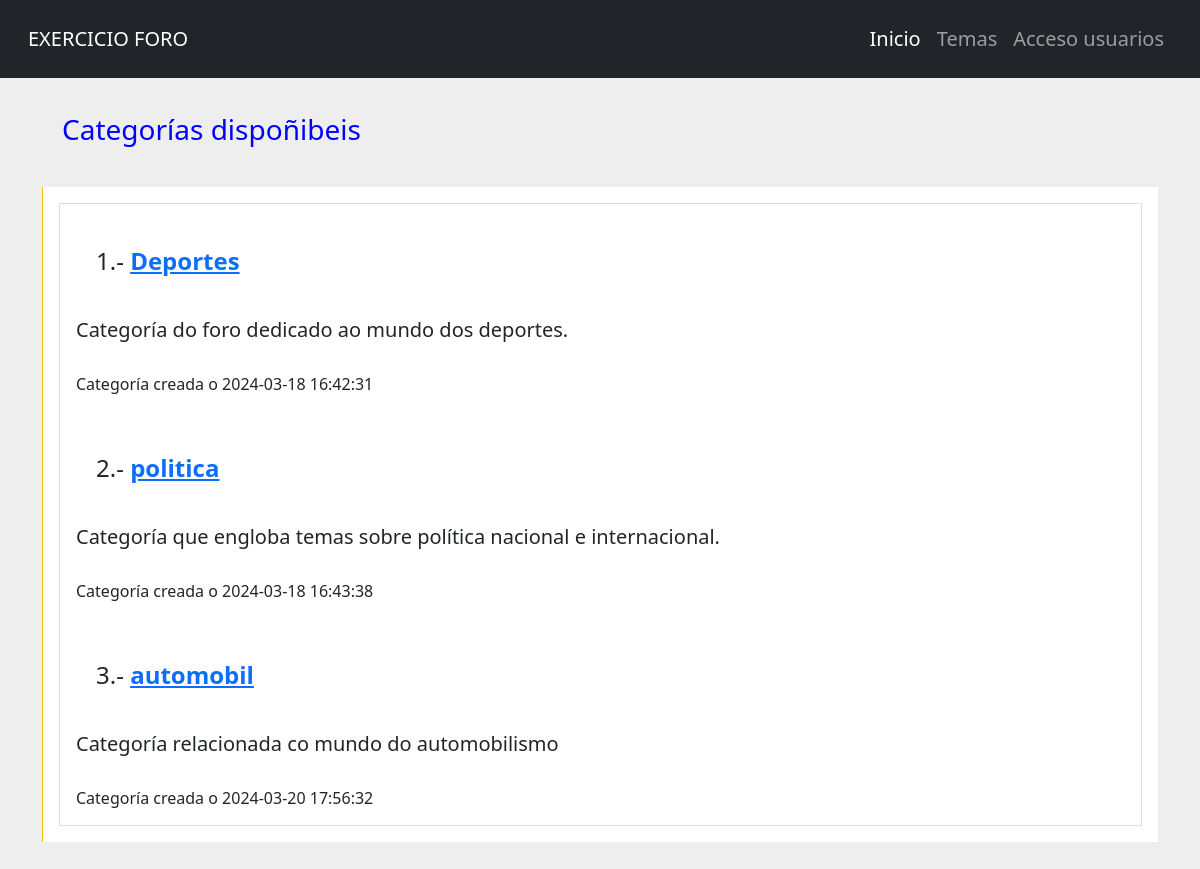
Page /inicio.php on the committed database.
### tables this page shows
CREATE TABLE `categorias` (
  `cod` int(11) NOT NULL,
  `nome` varchar(100) NOT NULL,
  `descripcion` text NOT NULL,
  `data_creacion` timestamp NOT NULL DEFAULT current_timestamp()
);

### inicio.php (the view, shortened to what this page needs)
<?php
require 'conecta_bd.php';
include 'menu.php';
$sql = 'SELECT * FROM categorias';
$resultado = mysqli_query($conexion, $sql);
?>
<!DOCTYPE html>
<html lang="es">
<head>
    <link href="https://cdn.jsdelivr.net/npm/bootstrap@5.1.3/dist/css/bootstrap.min.css" rel="stylesheet" />
    <link rel="stylesheet" href="estilos.css">
</head>
<body>
    <link href="https://code.ionicframework.com/ionicons/2.0.1/css/ionicons.min.css" rel="stylesheet" />
    <div class="container">
        <h3>Categorías dispoñibeis</h3><br>
        <div class="card row-hover pos-relative py-3 px-3 mb-3 border-warning border-top-0 border-right-0 border-bottom-0 rounded-0">
            <div class="row align-items-center">
                <div class="col-md-12 mb-3 mb-sm-0">
                    <?php
                    while ($fila = mysqli_fetch_array($resultado)) {
                        print ('<div class="list-group-item list-group-item-action"><h4>'
                        . $fila['cod'] . '.- <a href="temas.php?categoria=' . $fila['cod'] . '"><b class="text-primary">'
                        . $fila['nome'] . '</b></h4></a><br>' . $fila['descripcion']
                        . '<br><br><h6>Categoría creada o ' . $fila['data_creacion'] . '</h6></div>');
                    }
                    ?>
                </div>
            </div>
        </div>
    </div>
</body>
</html>

### estilos.css (style rules this page uses)
body { font-size: 20px; background: #eee; color: #708090; margin-bottom: 80px; }
h2, h3, h4 { margin-top: 35px; margin-bottom: 10px; margin-left: 20px; }
h3 { color: blue; }

### menu.php (style rules this page uses)
body { background: -webkit-linear-gradient(to right, rgba(106, 17, 203, 1), rgba(37, 117, 252, 1)); background: linear-gradient(to right, rgba(106, 17, 203, 1), rgba(37, 117, 252, 1)) }

### rows in the picture
categorias: cod "1", nome "Deportes", descripcion "Categoría do foro dedicado ao mundo dos deportes.", data_creacion "2024-03-18 16:42:31"
categorias: cod "2", nome "politica", descripcion "Categoría que engloba temas sobre política nacional e internacional.", data_creacion "2024-03-18 16:43:38"
categorias: cod "3", nome "automobil", descripcion "Categoría relacionada co mundo do automobilismo", data_creacion "2024-03-20 17:56:32"
